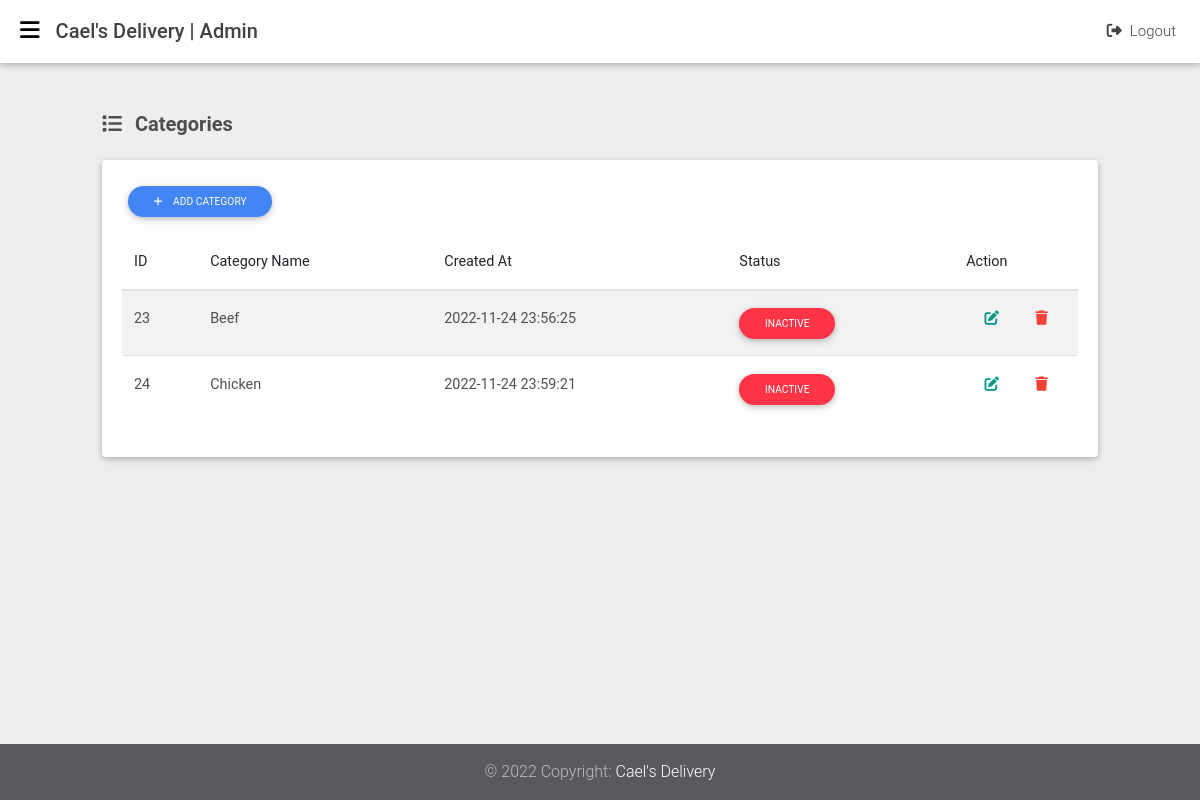
The page /categories (signed in) on the database as committed earlier.
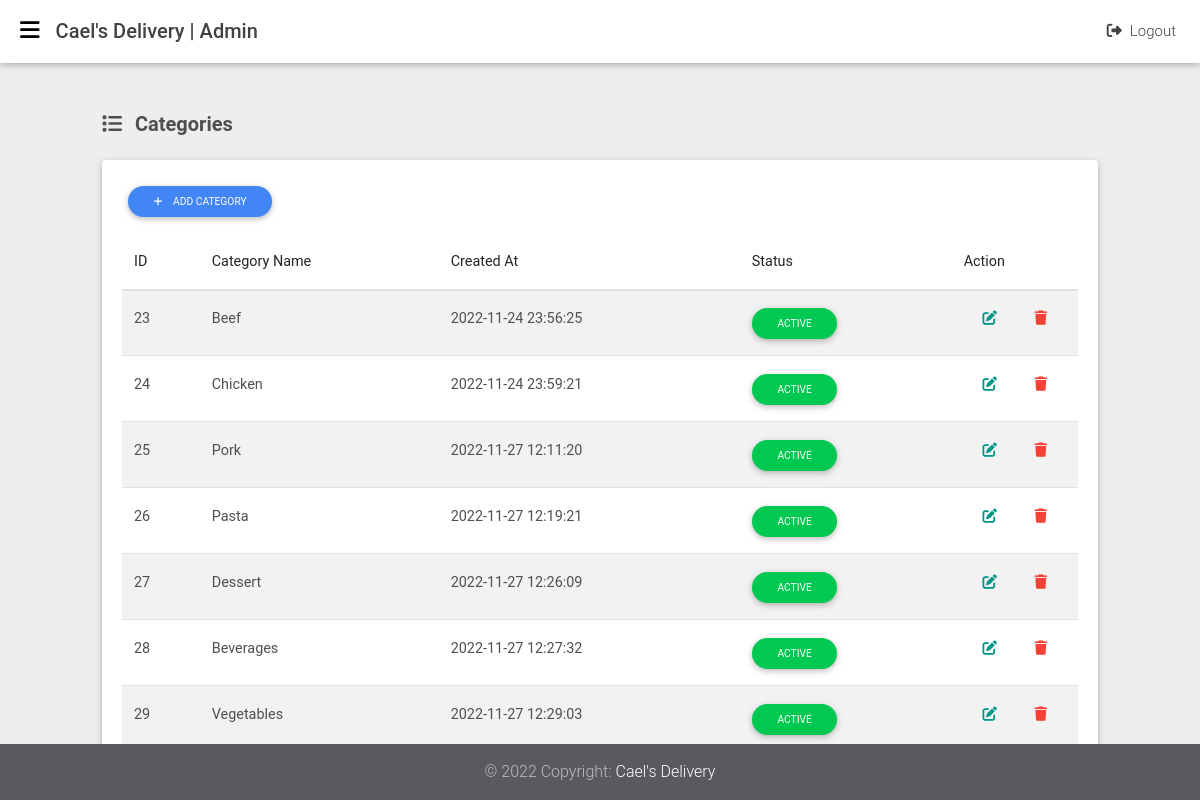
The same page on the database as committed later.
### tables this page shows
CREATE TABLE `category` (
  `category_id` int(11) NOT NULL,
  `category_name` varchar(255) NOT NULL,
  `category_status` int(11) NOT NULL DEFAULT 0,
  `user_id` int(11) NOT NULL,
  `created_at` datetime NOT NULL DEFAULT current_timestamp()
);

### app/libraries/Core.php (called while the page is built, shortened)
<?php
class Core
{
  protected $currentMethod = 'index';
  public function __construct()
  {
    $url = $this->getUrl();
    if (isset($url[0])) {
      if (file_exists('../app/controllers/' . ucwords($url[0]) . '.php')) {
        unset($url[0]);
      }
    }
    $this->currentController = new $this->currentController;
    $this->params = $url ? array_values($url) : [];
    call_user_func_array([$this->currentController, $this->currentMethod], $this->params);
  }
  public function getUrl()
  {
    if (isset($_GET['url'])) {
      $url = rtrim($_GET['url'], '/');
      $url = filter_var($url, FILTER_SANITIZE_URL);
      $url = explode('/', $url);
      return $url;
    }
  }
}

### public/index.php (called while the page is built, shortened)
<?php
$init = new Core;

### app/libraries/Database.php (called while the page is built, shortened)
<?php
class Database {
	private $host = DB_HOST;
	private $user = DB_USER;
	private $pass = DB_PASS;
	private $dbname = DB_NAME;
	private $dbh;
	private $stmt;
	public function __construct() {
		$dsn = 'mysql:host=' . $this->host . ';dbname=' . $this->dbname;
		$options = array (
			PDO::ATTR_PERSISTENT => true,
			PDO::ATTR_ERRMODE => PDO::ERRMODE_EXCEPTION
		);
		try {
			$this->dbh = new PDO ($dsn, $this->user, $this->pass, $options);
		}
		catch ( PDOException $e ) {
			$this->error = $e->getMessage();
		}
	}
	public function query($query) {
		$this->stmt = $this->dbh->prepare($query);
	}
	public function execute(){
		return $this->stmt->execute();
	}
	public function resultset(){
		$this->execute();
		return $this->stmt->fetchAll(PDO::FETCH_OBJ);
	}
}

### app/models/Category.php (called while the page is built, shortened)
<?php
class Category
{
  private $db;
  public function __construct()
  {
    $this->db = new Database;
  }
  public function getCategories()
  {
    $this->db->query("SELECT *,
											category.category_id as catID,
											category.category_name as categoryName,
											user.user_id as userID,
											category.category_status as categoryStatus,
											category.created_at as categoryCreated
											FROM category
											INNER JOIN user
											ON category.user_id = user.user_id
											ORDER BY category.created_at ASC
											");
    $results = $this->db->resultSet();
    return $results;
  }
}

### app/views/categories/index.php (the view, shortened to what this page needs)
<?php require APPROOT . '/views/admins/inc/header.php'; ?>
<?php require APPROOT . '/views/admins/inc/sidebar.php'; ?>
<?php require APPROOT . '/views/admins/inc/navbar.php'; ?>
<main class="vh-100">
  <div class="container-fluid">
    <div class="col-md-12">
      <h5 class="my-4 dark-grey-text font-weight-bold"><i class="fas fa-list mr-2"></i> Categories</h5>
      <div class="card">
        <div class="card-body">
          <a href="<?php echo URLROOT; ?>/categories/add" class="btn btn-primary btn-rounded btn-sm mb-3" role="button"><i class="fas fa-plus mr-2"></i> Add Category</a>
          <div class="table-responsive">
            <table id="myTable" class="table table-striped display" cellspacing="0" width="100%">
              <thead>
                <tr>
                  <th>ID</th>
                  <th>Category Name</th>
                  <th>Created At</th>
                  <th>Status</th>
                  <th>Action</th>
                </tr>
              </thead>
              <tbody>
                <?php foreach ($data['categories'] as $category) : ?>
                  <tr>
                    <td><?php echo $category->category_id; ?></td>
                    <td><?php echo $category->category_name; ?></td>
                    <td><?php echo $category->categoryCreated; ?></td>
                    <td>
                      <?php if ($category->category_status == 1) : ?>
                        <a class="btn btn-success btn-rounded btn-sm" href="<?php echo URLROOT; ?>/categories/changeCategoryStatusInactive/<?php echo $category->category_id; ?>" role="button">
                          Active
                        </a>
                      <?php elseif ($category->category_status == 0) : ?>
                        <a class="btn btn-danger btn-rounded btn-sm" href="<?php echo URLROOT; ?>/categories/changeCategoryStatusActive/<?php echo $category->category_id; ?>" role="button">
                          Inactive
                        </a>
                      <?php endif; ?>
                    </td>
                    <td>
                      <div class="d-flex justify-content-around">
                        <a href="<?php echo URLROOT; ?>/categories/edit/<?php echo $category->category_id; ?>"><i class="fa-solid fa-pen-to-square teal-text" data-toggle="tooltip" data-placement="top" title="Update Category"></i>
                        </a>
                        <a onclick="deleteCategory()" href="<?php echo URLROOT; ?>/categories/delete/<?php echo $category->category_id; ?>"><i class="fa-solid fa-trash red-text" data-toggle="tooltip" data-placement="top" title="Delete Category"></i></a>
                      </div>
                    </td>
                  </tr>
                <?php endforeach; ?>
              </tbody>
            </table>
          </div>
        </div>
      </div>
    </div>
  </div>
</main>
<?php require APPROOT . '/views/admins/inc/footer.php'; ?>

Rows that differ between the two databases and show on the page:
changed category "Beef": category_status "INACTIVE" → "ACTIVE"
changed category "Chicken": category_status "INACTIVE" → "ACTIVE"
added category: category_id "25", category_name "Pork", created_at "2022-11-27 12:11:20"
added category: category_id "26", category_name "Pasta", created_at "2022-11-27 12:19:21"
added category: category_id "27", category_name "Dessert", created_at "2022-11-27 12:26:09"
added category: category_id "28", category_name "Beverages", created_at "2022-11-27 12:27:32"
added category: category_id "29", category_name "Vegetables", created_at "2022-11-27 12:29:03"
